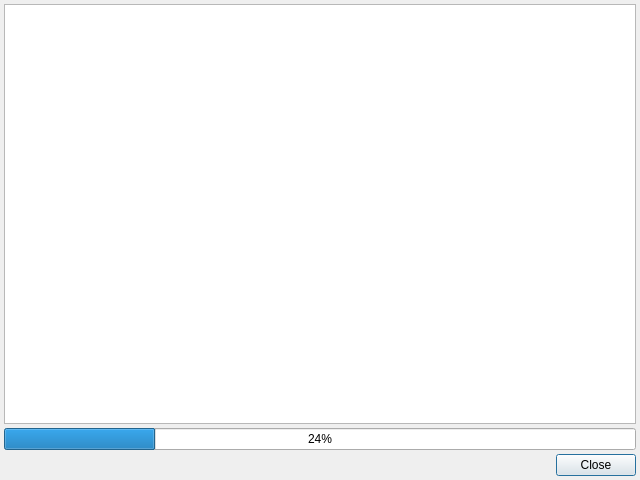
<?xml version="1.0" encoding="UTF-8"?>
<ui version="4.0">
 <class>ProgressWithLogDialog</class>
 <widget class="QDialog" name="ProgressWithLogDialog">
  <property name="geometry">
   <rect>
    <x>0</x>
    <y>0</y>
    <width>640</width>
    <height>480</height>
   </rect>
  </property>
  <property name="windowTitle">
   <string>Журнал обмена</string>
  </property>
  <layout class="QVBoxLayout" name="verticalLayout">
   <property name="spacing">
    <number>4</number>
   </property>
   <property name="margin">
    <number>4</number>
   </property>
   <item>
    <widget class="QPlainTextEdit" name="txtLogView">
     <property name="font">
      <font>
       <kerning>true</kerning>
      </font>
     </property>
     <property name="tabChangesFocus">
      <bool>false</bool>
     </property>
     <property name="undoRedoEnabled">
      <bool>false</bool>
     </property>
     <property name="readOnly">
      <bool>true</bool>
     </property>
     <property name="plainText">
      <string/>
     </property>
     <property name="textInteractionFlags">
      <set>Qt::TextSelectableByKeyboard|Qt::TextSelectableByMouse</set>
     </property>
     <property name="backgroundVisible">
      <bool>false</bool>
     </property>
    </widget>
   </item>
   <item>
    <widget class="CProgressBar" name="progressBar">
     <property name="value">
      <number>24</number>
     </property>
    </widget>
   </item>
   <item>
    <widget class="QDialogButtonBox" name="buttonBox">
     <property name="orientation">
      <enum>Qt::Horizontal</enum>
     </property>
     <property name="standardButtons">
      <set>QDialogButtonBox::Close</set>
     </property>
    </widget>
   </item>
  </layout>
 </widget>
 <customwidgets>
  <customwidget>
   <class>CProgressBar</class>
   <extends>QProgressBar</extends>
   <header>library/ProgressBar.h</header>
  </customwidget>
 </customwidgets>
 <resources/>
 <connections>
  <connection>
   <sender>buttonBox</sender>
   <signal>accepted()</signal>
   <receiver>ProgressWithLogDialog</receiver>
   <slot>accept()</slot>
   <hints>
    <hint type="sourcelabel">
     <x>248</x>
     <y>254</y>
    </hint>
    <hint type="destinationlabel">
     <x>157</x>
     <y>274</y>
    </hint>
   </hints>
  </connection>
  <connection>
   <sender>buttonBox</sender>
   <signal>rejected()</signal>
   <receiver>ProgressWithLogDialog</receiver>
   <slot>reject()</slot>
   <hints>
    <hint type="sourcelabel">
     <x>316</x>
     <y>260</y>
    </hint>
    <hint type="destinationlabel">
     <x>286</x>
     <y>274</y>
    </hint>
   </hints>
  </connection>
 </connections>
</ui>
